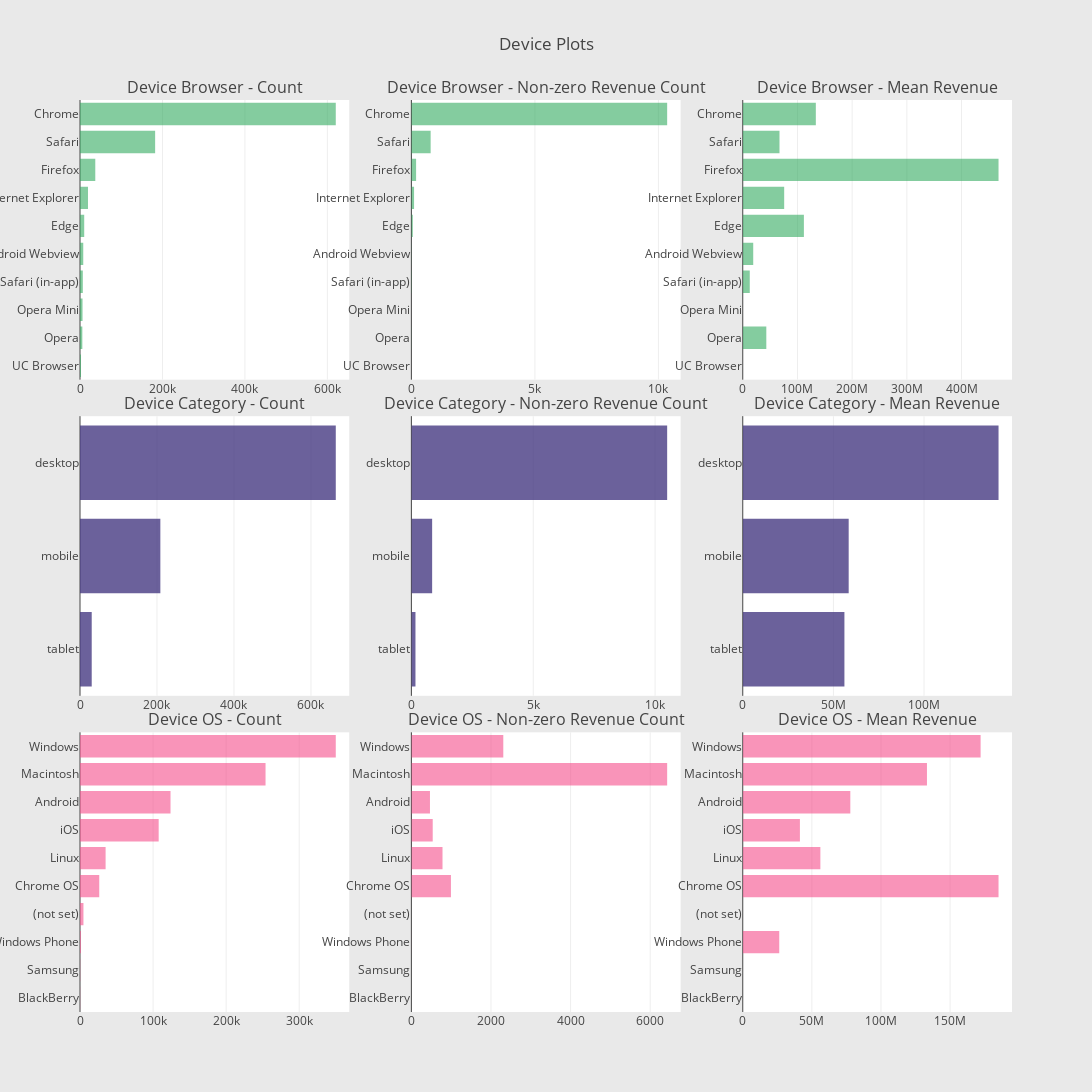

Notebook code cell kept with this figure:
### Code cell
# Device Browser
cnt_srs = train_df.groupby('device.browser')['totals.transactionRevenue'].agg(['size', 'count', 'mean'])
cnt_srs.columns = ["count", "count of non-zero revenue", "mean"]
cnt_srs = cnt_srs.sort_values(by="count", ascending=False)
trace1 = horizontal_bar_chart(cnt_srs["count"].head(10), 'rgba(50, 171, 96, 0.6)')
trace2 = horizontal_bar_chart(cnt_srs["count of non-zero revenue"].head(10), 'rgba(50, 171, 96, 0.6)')
trace3 = horizontal_bar_chart(cnt_srs["mean"].head(10), 'rgba(50, 171, 96, 0.6)')

# Device Category
cnt_srs = train_df.groupby('device.deviceCategory')['totals.transactionRevenue'].agg(['size', 'count', 'mean'])
cnt_srs.columns = ["count", "count of non-zero revenue", "mean"]
cnt_srs = cnt_srs.sort_values(by="count", ascending=False)
trace4 = horizontal_bar_chart(cnt_srs["count"].head(10), 'rgba(71, 58, 131, 0.8)')
trace5 = horizontal_bar_chart(cnt_srs["count of non-zero revenue"].head(10), 'rgba(71, 58, 131, 0.8)')
trace6 = horizontal_bar_chart(cnt_srs["mean"].head(10), 'rgba(71, 58, 131, 0.8)')

# Operating system
cnt_srs = train_df.groupby('device.operatingSystem')['totals.transactionRevenue'].agg(['size', 'count', 'mean'])
cnt_srs.columns = ["count", "count of non-zero revenue", "mean"]
cnt_srs = cnt_srs.sort_values(by="count", ascending=False)
trace7 = horizontal_bar_chart(cnt_srs["count"].head(10), 'rgba(246, 78, 139, 0.6)')
trace8 = horizontal_bar_chart(cnt_srs["count of non-zero revenue"].head(10),'rgba(246, 78, 139, 0.6)')
trace9 = horizontal_bar_chart(cnt_srs["mean"].head(10),'rgba(246, 78, 139, 0.6)')

# Creating two subplots
fig = tools.make_subplots(rows=3, cols=3, vertical_spacing=0.04, 
                          subplot_titles=["Device Browser - Count", "Device Browser - Non-zero Revenue Count", "Device Browser - Mean Revenue",
                                          "Device Category - Count",  "Device Category - Non-zero Revenue Count", "Device Category - Mean Revenue", 
                                          "Device OS - Count", "Device OS - Non-zero Revenue Count", "Device OS - Mean Revenue"])

fig.append_trace(trace1, 1, 1)
fig.append_trace(trace2, 1, 2)
fig.append_trace(trace3, 1, 3)
fig.append_trace(trace4, 2, 1)
fig.append_trace(trace5, 2, 2)
fig.append_trace(trace6, 2, 3)
fig.append_trace(trace7, 3, 1)
fig.append_trace(trace8, 3, 2)
fig.append_trace(trace9, 3, 3)

fig['layout'].update(height=1200, width=1200, paper_bgcolor='rgb(233,233,233)', title="Device Plots")
py.iplot(fig, filename='device-plots')

### Figure 1 — Plotly figure (JSON) as saved in the notebook; plotly's stock layout.template omitted (floating-point values rounded to 4 significant figures)
{"data": [{"marker": {"color": "rgba(50, 171, 96, 0.6)"}, "orientation": "h", "showlegend": false, "type": "bar", "uid": "3087e141-0c01-475c-bedf-8b2a1893cee1", "x": [2427, 5643, 6139, 6850, 7865, 10205, 19375, 37069, 182245, 620364], "xaxis": "x", "y": ["UC Browser", "Opera", "Opera Mini", "Safari (in-app)", "Android Webview", "Edge", "Internet Explorer", "Firefox", "Safari", "Chrome"], "yaxis": "y"}, {"marker": {"color": "rgba(50, 171, 96, 0.6)"}, "orientation": "h", "showlegend": false, "type": "bar", "uid": "c91b244b-c401-48a1-bb3c-022e82d9fd75", "x": [0, 5, 0, 12, 6, 58, 109, 191, 780, 10353], "xaxis": "x2", "y": ["UC Browser", "Opera", "Opera Mini", "Safari (in-app)", "Android Webview", "Edge", "Internet Explorer", "Firefox", "Safari", "Chrome"], "yaxis": "y2"}, {"marker": {"color": "rgba(50, 171, 96, 0.6)"}, "orientation": "h", "showlegend": false, "type": "bar", "uid": "b3aaca8f-9aad-4ec9-b869-6de4cb64b12b", "x": [null, 43070000, null, 12810000.0, 19140000.0, 111800000.0, 75740000.0, 467600000.0, 67180000.0, 133600000.0], "xaxis": "x3", "y": ["UC Browser", "Opera", "Opera Mini", "Safari (in-app)", "Android Webview", "Edge", "Internet Explorer", "Firefox", "Safari", "Chrome"], "yaxis": "y3"}, {"marker": {"color": "rgba(71, 58, 131, 0.8)"}, "orientation": "h", "showlegend": false, "type": "bar", "uid": "a3ed2faf-e6eb-49ff-9188-42035294d6f6", "x": [30449, 208725, 664479], "xaxis": "x4", "y": ["tablet", "mobile", "desktop"], "yaxis": "y4"}, {"marker": {"color": "rgba(71, 58, 131, 0.8)"}, "orientation": "h", "showlegend": false, "type": "bar", "uid": "41ed1373-6d07-422c-8e7e-0bc7fff08d7a", "x": [168, 852, 10495], "xaxis": "x5", "y": ["tablet", "mobile", "desktop"], "yaxis": "y5"}, {"marker": {"color": "rgba(71, 58, 131, 0.8)"}, "orientation": "h", "showlegend": false, "type": "bar", "uid": "e1bfb61b-9f7d-41a4-b594-43b4c2711581", "x": [56080000.0, 58430000.0, 141100000.0], "xaxis": "x6", "y": ["tablet", "mobile", "desktop"], "yaxis": "y6"}, {"marker": {"color": "rgba(246, 78, 139, 0.6)"}, "orientation": "h", "showlegend": false, "type": "bar", "uid": "63a7918e-73bf-4c44-be0b-4bcf27823fde", "x": [218, 280, 1216, 4695, 26337, 35034, 107665, 123892, 253938, 350072], "xaxis": "x7", "y": ["BlackBerry", "Samsung", "Windows Phone", "(not set)", "Chrome OS", "Linux", "iOS", "Android", "Macintosh", "Windows"], "yaxis": "y7"}, {"marker": {"color": "rgba(246, 78, 139, 0.6)"}, "orientation": "h", "showlegend": false, "type": "bar", "uid": "393fce09-9dc2-4230-bc79-d5e7f4f14e9f", "x": [0, 0, 1, 0, 994, 782, 536, 467, 6426, 2309], "xaxis": "x8", "y": ["BlackBerry", "Samsung", "Windows Phone", "(not set)", "Chrome OS", "Linux", "iOS", "Android", "Macintosh", "Windows"], "yaxis": "y8"}, {"marker": {"color": "rgba(246, 78, 139, 0.6)"}, "orientation": "h", "showlegend": false, "type": "bar", "uid": "4d873eaf-0203-44f9-8ca1-f687676df773", "x": [null, null, 26400000, null, 185000000.0, 56150000.0, 41360000.0, 77820000.0, 133300000.0, 172100000.0], "xaxis": "x9", "y": ["BlackBerry", "Samsung", "Windows Phone", "(not set)", "Chrome OS", "Linux", "iOS", "Android", "Macintosh", "Windows"], "yaxis": "y9"}], "layout": {"annotations": [{"font": {"size": 16}, "showarrow": false, "text": "Device Browser - Count", "x": 0.1444, "xanchor": "center", "xref": "paper", "y": 1, "yanchor": "bottom", "yref": "paper"}, {"font": {"size": 16}, "showarrow": false, "text": "Device Browser - Non-zero Revenue Count", "x": 0.5, "xanchor": "center", "xref": "paper", "y": 1, "yanchor": "bottom", "yref": "paper"}, {"font": {"size": 16}, "showarrow": false, "text": "Device Browser - Mean Revenue", "x": 0.8556, "xanchor": "center", "xref": "paper", "y": 1, "yanchor": "bottom", "yref": "paper"}, {"font": {"size": 16}, "showarrow": false, "text": "Device Category - Count", "x": 0.1444, "xanchor": "center", "xref": "paper", "y": 0.6533, "yanchor": "bottom", "yref": "paper"}, {"font": {"size": 16}, "showarrow": false, "text": "Device Category - Non-zero Revenue Count", "x": 0.5, "xanchor": "center", "xref": "paper", "y": 0.6533, "yanchor": "bottom", "yref": "paper"}, {"font": {"size": 16}, "showarrow": false, "text": "Device Category - Mean Revenue", "x": 0.8556, "xanchor": "center", "xref": "paper", "y": 0.6533, "yanchor": "bottom", "yref": "paper"}, {"font": {"size": 16}, "showarrow": false, "text": "Device OS - Count", "x": 0.1444, "xanchor": "center", "xref": "paper", "y": 0.3067, "yanchor": "bottom", "yref": "paper"}, {"font": {"size": 16}, "showarrow": false, "text": "Device OS - Non-zero Revenue Count", "x": 0.5, "xanchor": "center", "xref": "paper", "y": 0.3067, "yanchor": "bottom", "yref": "paper"}, {"font": {"size": 16}, "showarrow": false, "text": "Device OS - Mean Revenue", "x": 0.8556, "xanchor": "center", "xref": "paper", "y": 0.3067, "yanchor": "bottom", "yref": "paper"}], "height": 1200, "paper_bgcolor": "rgb(233,233,233)", "title": {"text": "Device Plots"}, "width": 1200, "xaxis": {"anchor": "y", "domain": [0, 0.2889]}, "xaxis2": {"anchor": "y2", "domain": [0.3556, 0.6444]}, "xaxis3": {"anchor": "y3", "domain": [0.7111, 1]}, "xaxis4": {"anchor": "y4", "domain": [0, 0.2889]}, "xaxis5": {"anchor": "y5", "domain": [0.3556, 0.6444]}, "xaxis6": {"anchor": "y6", "domain": [0.7111, 1]}, "xaxis7": {"anchor": "y7", "domain": [0, 0.2889]}, "xaxis8": {"anchor": "y8", "domain": [0.3556, 0.6444]}, "xaxis9": {"anchor": "y9", "domain": [0.7111, 1]}, "yaxis": {"anchor": "x", "domain": [0.6933, 1]}, "yaxis2": {"anchor": "x2", "domain": [0.6933, 1]}, "yaxis3": {"anchor": "x3", "domain": [0.6933, 1]}, "yaxis4": {"anchor": "x4", "domain": [0.3467, 0.6533]}, "yaxis5": {"anchor": "x5", "domain": [0.3467, 0.6533]}, "yaxis6": {"anchor": "x6", "domain": [0.3467, 0.6533]}, "yaxis7": {"anchor": "x7", "domain": [0, 0.3067]}, "yaxis8": {"anchor": "x8", "domain": [0, 0.3067]}, "yaxis9": {"anchor": "x9", "domain": [0, 0.3067]}}}
